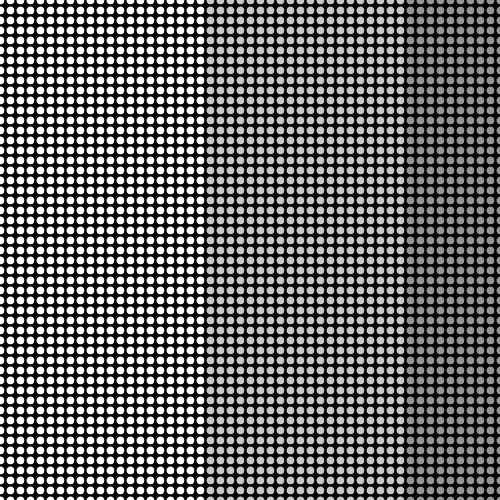
Frame 1 (no input)
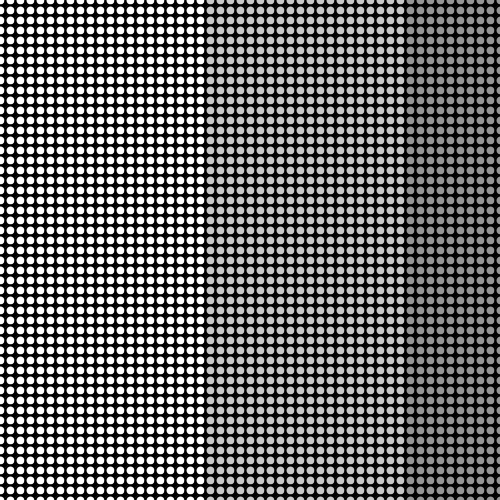
Frame 60 (the mouse pressed at the canvas centre just before this capture)
Frame 120 (the mouse held since frame 60 and released just before this capture): identical to frame 60, image omitted

The Processing sketch that drew these frames (run headless with seeded random() and noise(); from frame 60 on, the mouse is pressed at the canvas centre):

// Processing sketch: processing_87815
// ── processing_87815.pde

void setup() {
  size(500, 500);
  smooth();
  background(0);
}

void draw() {
  strokeWeight(2);
  fill(255);
  for (int i = 0; i <= width; i += 10) {
    for (int j = 0; j <= height; j += 10) {
      if (i>400){
        fill(150);
      }
      else if (i<400 && i>200){
        fill(200);
      }
      
      ellipse(i,j,10,10);
      
    }
  }
}
